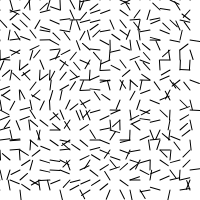
Frame 1 (no input)
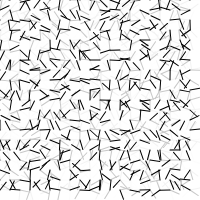
Frame 60 (no input)
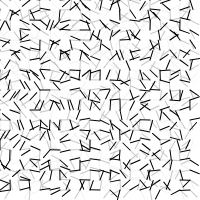
Frame 120 (the mouse pressed at the canvas centre since frame 60)

The p5.js sketch that drew these frames (run headless with seeded random() and noise() and a simulated clock; from frame 60 on, the mouse is pressed at the canvas centre):

// p5.js sketch
// ── sketch.js
//noise(xoff, yoff)
//每个小方块是一个vector，有方向
var inc = 0.1;
var scl = 10;//scale
var cols, rows;

var fr;

function setup() {
  createCanvas(200,200);
  cols = floor(width/scl);
  rows = floor(height/scl);//floor得最近整数
  fr = createP('');//createParagraoh
}

function draw() {
  background(255,200);
  var yoff = 0;
  for(var y=0; y<rows;y++){
    var xoff = 0;
    for(var x = 0; x < cols ; x++){
      var index = (x + y*width)*4;
      var r = noise(xoff,yoff) * 255;
      
      var v = p5.Vector.fromAngle(random(TWO_PI));//PI/2);
      stroke(0);
      push();
      translate(x * scl, y*scl);
      rotate(v.heading());
      line(0,0,scl,0)
      pop();
      /*test grids
      //noStroke();
      fill(r);
      rect(x * scl, y * scl, scl, scl); // test: we should have a grid of rects
      */
      xoff += inc;
    }
    yoff += inc;
  }
  
  fr.html(floor(frameRate()));
}
